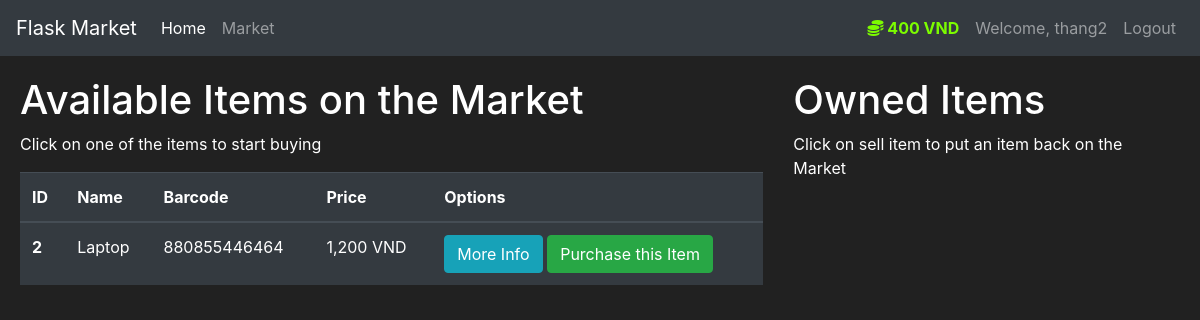
/market (signed in), run on the app's committed database.
### market/models.py (models this page shows, shortened)
class User(db.Model, UserMixin):
    id = db.Column(db.Integer, primary_key=True)
    username = db.Column(db.String(30), nullable=False, unique=True)
    email_address = db.Column(db.String(50), nullable=False, unique=True)
    password_hash = db.Column(db.String(60), nullable=False)
    budget = db.Column(db.Integer, nullable=False, default=1000)
    items = db.relationship('Item', backref='owned_user', lazy=True)
    @property
    def password(self):
        return self.password

class Item(db.Model):
    id = db.Column(db.Integer, primary_key=True)
    name = db.Column(db.String(30), nullable=False)
    barcode = db.Column(db.String(12), nullable=False, unique=True)
    price = db.Column(db.Integer, nullable=False)
    description = db.Column(db.String(1024), nullable=False)
    owner = db.Column(db.Integer, db.ForeignKey('user.id'))

### market/routes.py (the view, shortened to what this page needs)
@app.route("/market", methods=['GET', 'POST'])
@login_required
def market_page():
    purchase_form = PurchaseItemForm()
    if request.method == 'GET':
        items = Item.query.filter_by(owner=None)
        return render_template('market.html', items=items, purchase_form=purchase_form)

### market/models.py (called while the page is built)
@login_manager.user_loader
def load_user(user_id):
    return User.query.get(int(user_id))

### market/templates/market.html (shortened to what this page needs)
{% extends "base.html" %}
{% block content %}
<div class="row" style="margin-top: 20px; padding: 0 20px; max-width: 100%;">
  <div class="col-8">
    <h1>Available Items on the Market</h1>
    <p>Click on one of the items to start buying</p>
    <table class="table table-hover table-dark">
      <thead>
        <tr>
          <th scope="col">ID</th>
          <th scope="col">Name</th>
          <th scope="col">Barcode</th>
          <th scope="col">Price</th>
          <th scope="col">Options</th>
        </tr>
      </thead>
      <tbody>
          {% for item in items %}
              <tr>
                  <th scope="row">{{ item.id }}</th>
                  <td>{{ item.name }}</td>
                  <td>{{ item.barcode }}</td>
                  <td>{{ "{:,} VND".format(item.price) }}</td>
                  <td>
                      <button class="btn btn-outline btn-info" data-toggle="modal" data-target="#Modal-MoreInfo-{{ item.id }}">More Info</button>
                      <button class="btn btn-outline btn-success" data-toggle="modal" data-target="#Modal-PurchaseConfirm-{{ item.id }}">Purchase this Item</button>
                  </td>
              </tr>
          {% endfor %}
      </tbody>
    </table>
  </div>
  <div class="col-4">
    <h1>Owned Items</h1>
    <p>Click on sell item to put an item back on the Market</p>
  </div>
</div>
{% endblock content %}

### market/templates/base.html (shortened to what this page needs)
<!doctype html>
<html lang="en">
  <head>
    <link rel="stylesheet" href="https://cdn.jsdelivr.net/npm/bootstrap@4.5.3/dist/css/bootstrap.min.css">
    <link rel="stylesheet" href="https://cdnjs.cloudflare.com/ajax/libs/font-awesome/6.4.2/css/all.min.css">
  </head>
  <body>
    <nav class="navbar navbar-expand-md navbar-dark bg-dark">
      <a class="navbar-brand" href={{ url_for('home_page') }}>Flask Market</a>
      <div class="collapse navbar-collapse" id="navbarNav">
        <ul class="navbar-nav mr-auto">
            <li class="nav-item active">
                <a class="nav-link" href={{ url_for('home_page') }}>Home <span class="sr-only">(current)</span></a>
            </li>
            <li class="nav-item">
                <a class="nav-link" href={{ url_for('market_page') }}>Market</a>
            </li>
        </ul>
        {% if current_user.is_authenticated %}
          <ul class="navbar-nav">
              <li class="nav-item">
                  <a class="nav-link" style="color: lawngreen; font-weight: bold">
                    <i class="fa-solid fa-coins"></i>
                    {{ "{:,} VND".format(current_user.budget) }}
                  </a>
              </li>
              <li class="nav-item">
                  <a class="nav-link">Welcome, {{ current_user.username }}</a>
              </li>
              <li class="nav-item">
                  <a class="nav-link" href={{ url_for('logout_page') }}>Logout</a>
              </li>
          </ul>
        {% endif %}
      </div>
    </nav>
    {% block content %}
    {% endblock content %}
  </body>
</html>

### market/templates/base.html (style rules this page uses)
body { background-color: #212121; color: white; }

### data on the page
User: budget "400 VND", username "thang2"
Item: id "2", name "Laptop", barcode "880855446464", price "1,200 VND"
